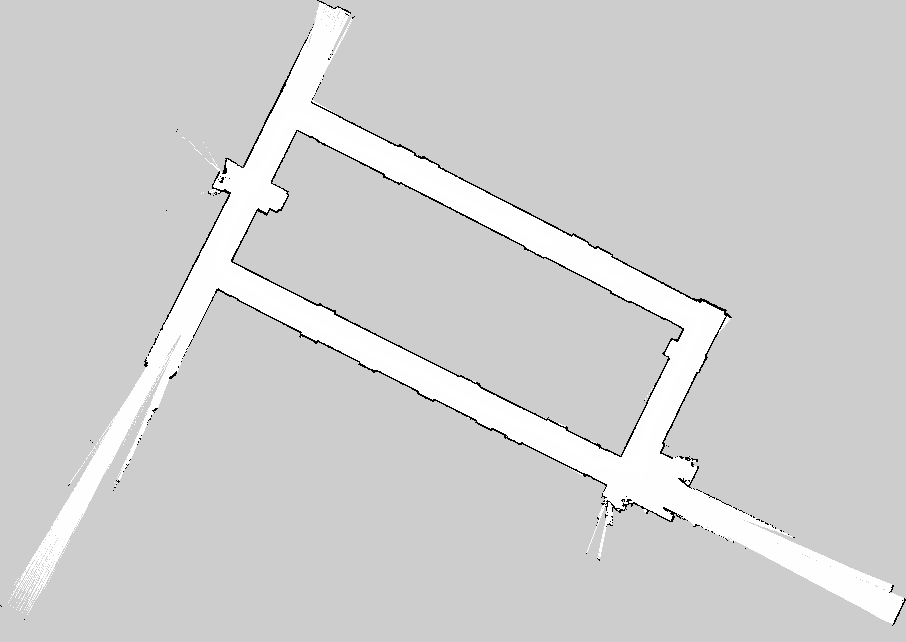
#> input picture maps/levine_parking/levine.png, 906 x 642 px, found by its file name
$ jupyter execute --allow-errors parking_generator.ipynb
#> lines starting #> are read from the running program, lines starting #| are printed output that depends on the picture
[cell 1]
import numpy as np
from PIL import Image
import cv2
import matplotlib.pyplot as plt

[cell 2]
# [11 lines left out: function to_img, not called in this run]

[cell 3]
map_img = '/Users/bryanalfaro/Documents/Problem_Sets/ese6500_final/f1tenth_gym/maps/levine_parking/levine.png'
map_img = np.array(Image.open(map_img).transpose(Image.FLIP_TOP_BOTTOM))
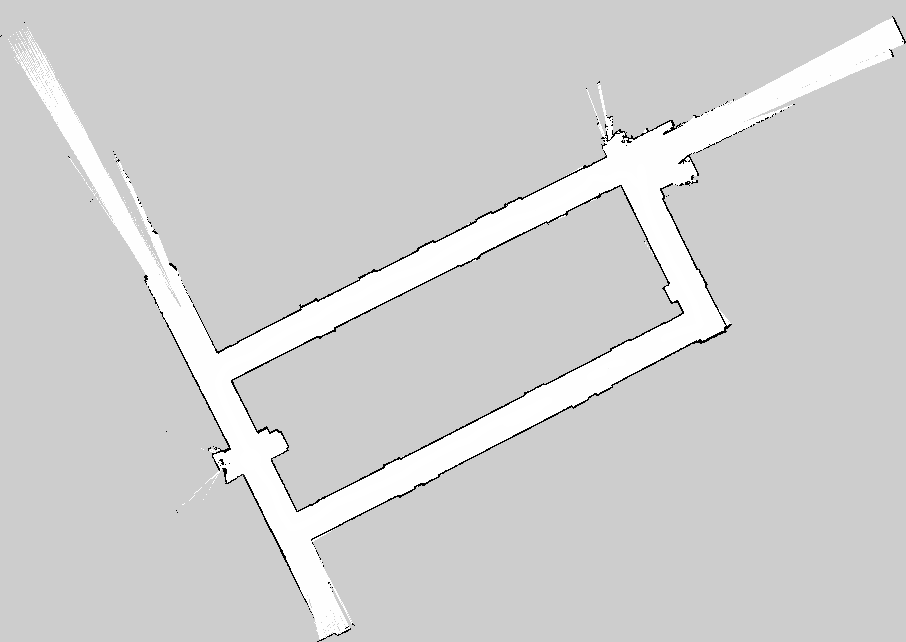
#> map_img: shape (642, 906); min 0, max 255, mean 208.4
#> (the rest of this cell did not finish here and is left out)

[cell 4]
# def local_to_world

# [30 lines left out: function draw_spots, not called in this run]

[cell 5]
clean_map = np.copy(map_img)
#> (the rest of this cell did not finish here and is left out)

[cell 6]
# Create a blank image
img = np.zeros((500, 500, 3), dtype=np.uint8)

# Define the center, size, and angle of rotation for the rectangle
center = (250, 250)
size = (200, 100)
angle = 30

# Get the rotation matrix
matrix = cv2.getRotationMatrix2D(center, angle, 1)
print(matrix)

# Get the corner points of the rectangle
pts = cv2.boxPoints((center, size, angle))

pts = np.intp(pts) # Integer points for drawing
print(pts)
# Draw the rotated rectangle
cv2.drawContours(img, [pts], 0, (0, 255, 0), 3)
plt.imshow(img)

# Display the image
# cv2.imshow('Rotated Rectangle', img)
# cv2.waitKey(0)
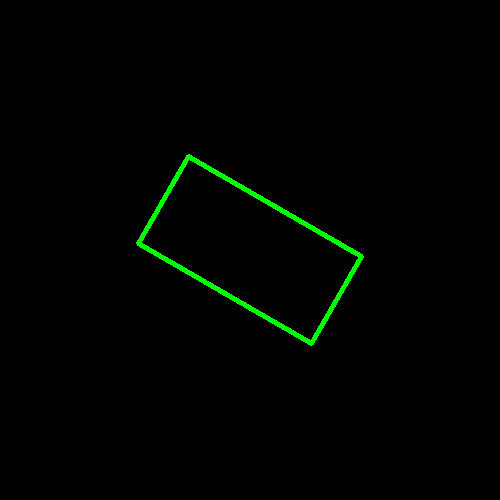
#> shown: shape (500, 500, 3); mean R, G, B 0, 3, 0
